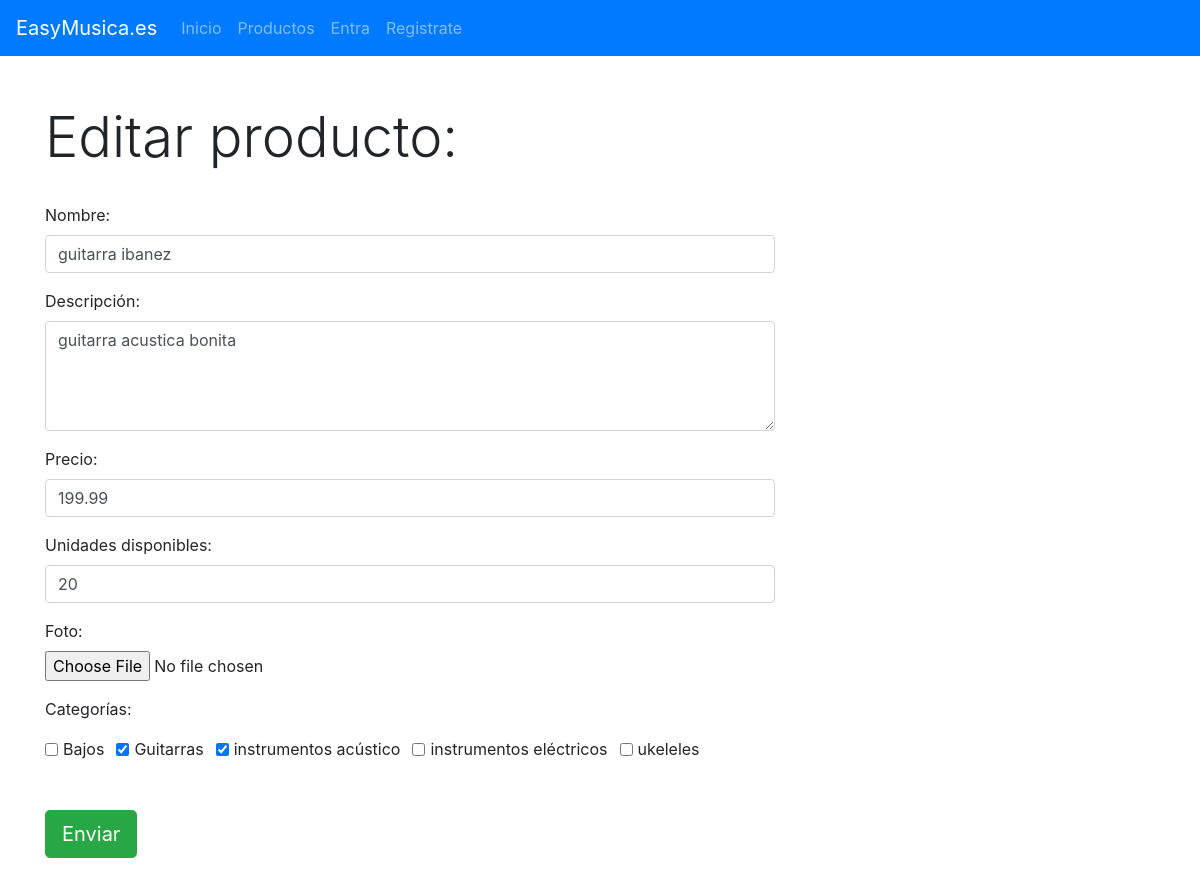
The app's page /php/admeditarProducto.php?id=1 (signed in) with its own data.
### tables this page shows
create table PRODUCTO (
    id int PRIMARY KEY AUTO_INCREMENT,
    nombre varchar(30) NOT NULL UNIQUE,
    descripcion text(1000) NOT NULL,
    precio decimal(7,2) NOT NULL,
    unidadesDisponibles int NOT NULL,
    imagen varchar(40) NOT NULL
);

### php/includes/sanear.php (called while the page is built)
<?php
function sanear($campo){
    $tmp = (isset($_REQUEST[$campo]))
            ? trim(htmlspecialchars(preg_replace("/\s+/", " ",$_REQUEST[$campo]),ENT_QUOTES,"UTF-8"))
            : "";
    return $tmp;
}
?>

### php/bbdd/peticiones.php (called while the page is built, shortened)
<?php
function dameDatosProducto($con, $id)
{
    try {
        $query = "select * from producto where id = ?";
        $rs = $con->prepare($query);
        $rs->execute([$id]);
        $res = $rs->fetchAll(PDO::FETCH_ASSOC);
        if (is_array($res))
            if (isset($res[0]))
                return $res[0];
            else
                return [];
        else
            return [];
    } catch (PDOException $e) {
        echo $e->getMessage();
    }
}
function dameCategorias()
{
    $con = getConexion();
    try {
        $query = "select nombre from categoria";
        $rs = $con->query($query);
        $categ = $rs->fetchAll(PDO::FETCH_COLUMN);
        return $categ;
    } catch (PDOException $e) {
        echo $e->getMessage();
    }
}
function dameCategoriasDeProducto($con, $idProducto)
{
    $query = "SELECT  C.nombre,C.id
    from categoria C, producto_categoria PC
     where     PC.xProducto=? AND
     C.id = PC.xCategoria ";
    try {
        $st = $con->prepare($query);
        $st->execute([$idProducto]);
        $rs = $st->fetchAll(PDO::FETCH_COLUMN);
        return $rs;
    } catch (Exception $e) {
        echo $e->getMessage();
    }
    return [];
}
?>

### php/admeditarProducto.php (the view, shortened to what this page needs)
<?php
include "./bbdd/peticiones.php";
include "./includes/sanear.php";
$con = getConexion();
$id = sanear('id');
$producto = dameDatosProducto($con, $id);
$categoriasDeProducto = dameCategoriasDeProducto($con, $id);
$categorias = dameCategorias();
?>
<!doctype html>
<html lang="en">
<head>
    <link rel="stylesheet" href="https://cdn.jsdelivr.net/npm/bootstrap@4.6.0/dist/css/bootstrap.min.css">
</head>
<body>
    <?php include "./includes/menu.php" ?>
    <br><br>
    <div class="container">
        <h2 class="display-4">Editar producto:</h2><br>
        <form action="admeditarProducto.php" method="POST" class="row" enctype="multipart/form-data">
            <div class="form-group col-md-8">
                <label for="nombre">Nombre: </label>
                <input type="text" value="<?= $producto['nombre'] ?>" name="nombre" class="form-control" id="nombre">
            </div>
            <div class="form-group col-md-8">
                <label for="desc">Descripción: </label>
                <textarea class="form-control" name="desc" id="desc" cols="30" rows="4"><?= $producto['descripcion'] ?></textarea>
            </div>
            <div class="form-group col-md-8">
                <label for="precio">Precio: </label>
                <input type="text" name="precio" value="<?= $producto['precio'] ?>" class="form-control" id="precio" placeholder="100.00">
            </div>
            <div class="form-group col-md-8">
                <label for="unidades">Unidades disponibles: </label>
                <input type="text" value="<?= $producto['unidadesDisponibles'] ?>" name="unidades" class="form-control" id="unidades">
            </div>
            <div class="form-group col-md-8">
                <label for="foto">Foto: </label>
                <input type="file" name="foto" class="form-control-file" id="foto">
            </div>
            <div class="col-md-8">
                <p>Categorías: </p>
                <?php
                foreach ($categorias as $key => $value) {
                    if (in_array($value, $categoriasDeProducto)) {
                        echo "<div class='form-check form-check-inline'>
                <input class='form-check-input' checked type='checkbox' name='categorias[]' id='$value'value='$value'>
                <label class='form-check-label' for='$value'>$value</label>
              </div>";
                    } else
                        echo "<div class='form-check form-check-inline'>
              <input class='form-check-input'  type='checkbox' name='categorias[]' id='$value'value='$value'>
              <label class='form-check-label' for='$value'>$value</label>
            </div>";
                }
                ?>
            </div>
            <div class="form-group col-md-8">
                 <input type="submit" value="Enviar" class="btn btn-success btn-lg mt-5" name="enviar">
            </div>
        </form>
    </div>
</body>
</html>

### records on screen
producto: nombre "guitarra ibanez", desc "guitarra acustica bonita", precio "199.99", unidades "20"

### other values on screen
$value "Bajos"
$value "Guitarras"
$value "instrumentos acústico"
$value "instrumentos eléctricos"
$value "ukeleles"
